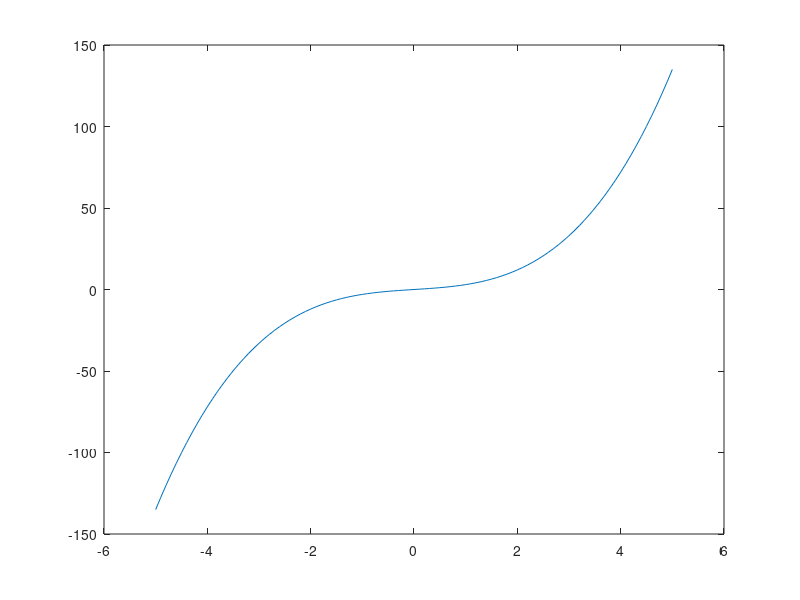

Source code (MATLAB):
clear
clc

% While loop

% Vector increment
x = -5:.1:5;
y = [];
i = 1;

while i<=length(x) % akan berhenti ketika kondisi true
    y(i) = x(i)^3 + 2*x(i);
    i = i+1 %agar looping berhenti
end

% kalau tidak pakai <= panjang dari x dan y akan berbeda
plot(x,y)